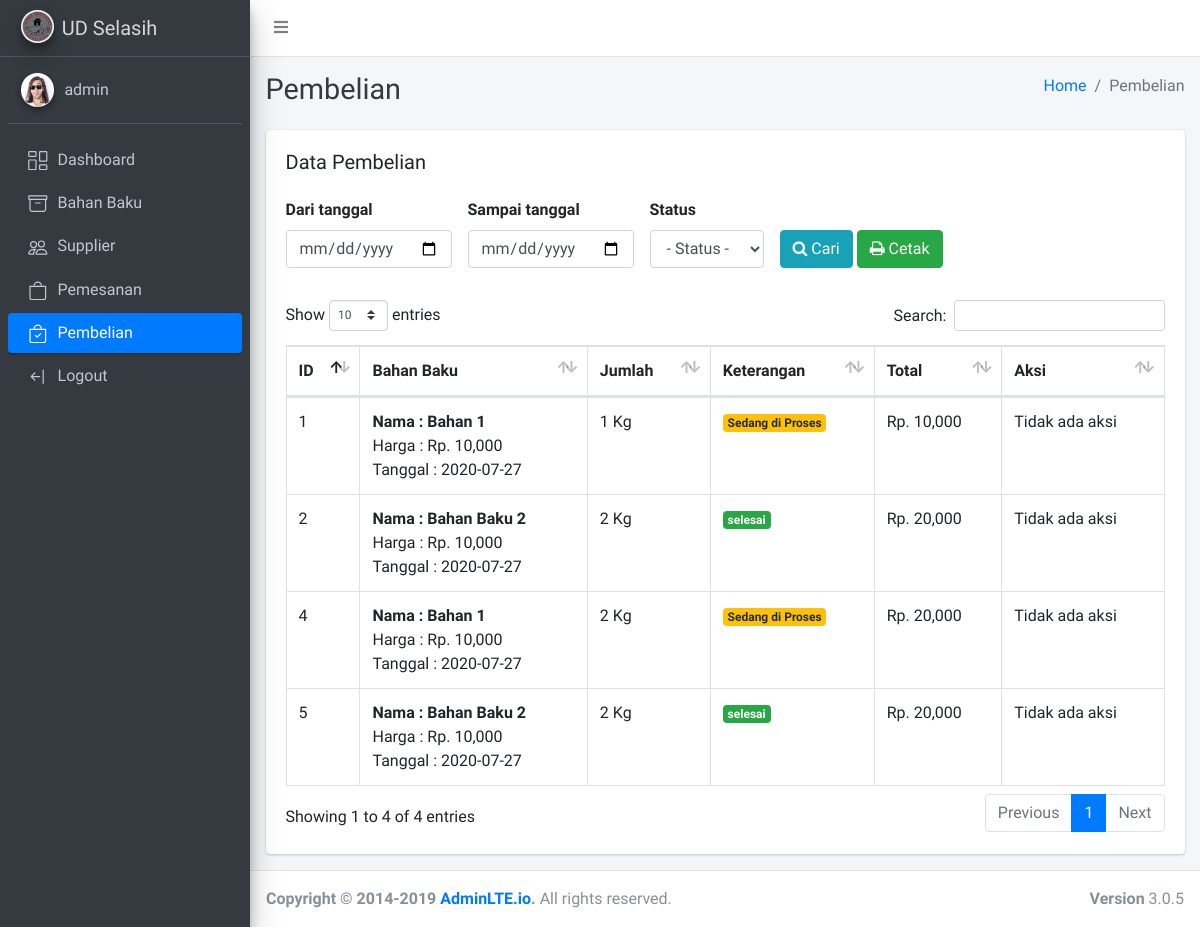
The app's page /pembelian/index.php (signed in), older data.
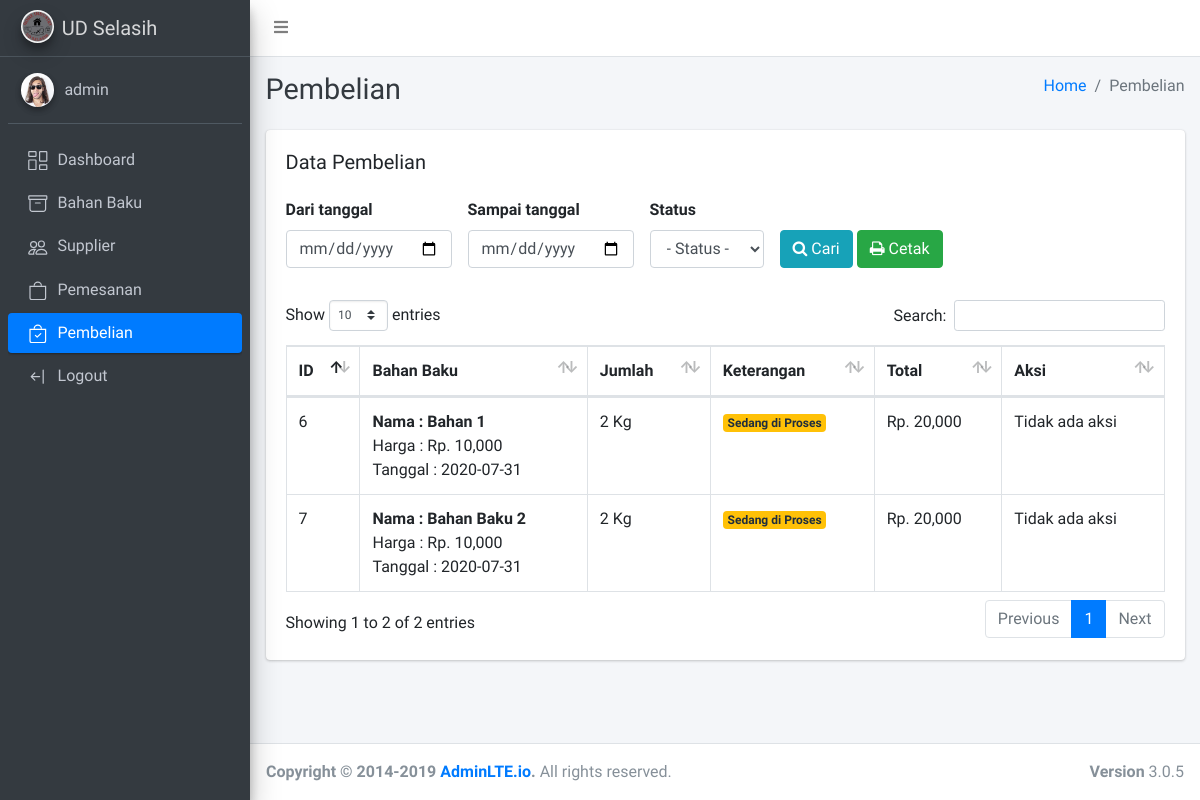
The same page, newer data.
### tables this page shows
CREATE TABLE `tb_pembelian` (
  `id` int(11) NOT NULL,
  `id_supplier` int(11) NOT NULL,
  `id_order` int(11) NOT NULL,
  `nama_bahan_baku` varchar(255) NOT NULL,
  `tanggal` date NOT NULL,
  `jumlah` int(11) NOT NULL,
  `harga` int(11) NOT NULL,
  `keterangan` varchar(255) NOT NULL,
  `total` double NOT NULL
);

### qb.php (called while the page is built, shortened)
<?php
require_once 'db.php';
function get($tbl){
    global $conn;
    $query = "SELECT * FROM $tbl";
    $res = $conn->query($query);
    return $res->fetch_all(MYSQLI_ASSOC);
}

### pembelian/index.php (the view, shortened to what this page needs)
<?php
    $current = "data pembelian";
    require_once '../qb.php';
    require_once '../layouts/header.php';
    $pembelian = $_SESSION['user']['level'] == 'supplier' ? getForSupplier($_SESSION['user']['id']) : get("tb_pembelian");
?>
<div class="content-header">
      <div class="container-fluid">
        <div class="row mb-2">
          <div class="col-sm-6">
            <h1 class="m-0 text-dark">Pembelian</h1>
          </div>
          <div class="col-sm-6">
            <ol class="breadcrumb float-sm-right">
              <li class="breadcrumb-item"><a href="/">Home</a></li>
              <li class="breadcrumb-item active">Pembelian</li>
            </ol>
          </div>
        </div>
      </div>
    </div>
    <section class="content">
        <div class="container-fluid">
<div class="row">
    <div class="col-12">
        <div class="card">
            <div class="card-body">
                <h5>Data Pembelian</h5>
                <?php if($_SESSION['user']['level'] == 'admin'): ?>
                <form method="get" class="py-3 d-flex justify-content-start">
                    <div class="form-group">
                        <label>Dari tanggal</label>
                        <input type="date" value="<?=@$_GET['from']?>" name="from" class="form-control">
                    </div>
                    <div class="form-group mx-3">
                        <label>Sampai tanggal</label>
                        <input type="date" value="<?=@$_GET['to']?>" name="to" class="form-control">
                    </div>
                    <div class="form-group">
                        <label>Status</label>
                        <select class="form-control" name="status">
                            <option value="">- Status -</option>
                        </select>
                    </div>
                    <div class="form-group mx-3">
                        <label>&nbsp;</label>
                        <br>
                        <button class="btn btn-info" name="filter"><i class="fa fa-search"></i> Cari</button>
                            <button class="btn btn-success" type="button" onclick="window.print()"><i class="fa fa-print"></i> Cetak</button>
                    </div>
                </form>
                <?php endif ?>
                <div id="print">
                    <div class="text-center py-3 text-print">
                        <table width="100%">
                        </table>
                    </div>
                    <table class="table table-bordered table-stripped" width="100%">
                        <thead>
                            <tr>
                                <th>ID</th>
                                <th>Bahan Baku</th>
                                <th>Jumlah</th>
                                <th>Keterangan</th>
                                <th>Total</th>
                                <th class="no-print">Aksi</th>
                            </tr>
                        </thead>
                        <tbody>
                            <?php if(count($pembelian) > 0): ?>
                                <?php foreach($pembelian as $pem): ?>
                                <tr>
                                    <td><?= $pem["id"] ?></td>
                                    <td>
                                        <b>Nama : <?= $pem["nama_bahan_baku"] ?></b>
                                        <br>
                                        <span>Harga : Rp. <?= number_format($pem["harga"]) ?></span>
                                        <br>
                                        <span>Tanggal : <?= $pem["tanggal"] ?></span>
                                    </td>
                                    <td><?= $pem["jumlah"] ?> Kg</td>
                                    <td>
                                    <?php if($pem['keterangan'] == 'checkout'): ?>
                                        <span class="badge badge-warning">Sedang di Proses</span>
                                    <?php elseif($pem['keterangan']=='diterima'): ?>
                                        <span class="badge badge-info"><?= $pem["keterangan"] ?></span>
                                    <?php elseif($pem['keterangan']=='diterima'): ?>
                                        <span class="badge badge-danger"><?= $pem["keterangan"] ?></span>
                                    <?php elseif($pem['keterangan']=='selesai'): ?>
                                        <span class="badge badge-success"><?= $pem["keterangan"] ?></span>
                                    <?php elseif($pem['keterangan']=='ditolak'): ?>
                                        <span class="badge badge-danger"><?= $pem["keterangan"] ?></span>
                                    <?php endif ?>
                                    </td>
                                    <td>Rp. <?= number_format($pem["total"]) ?></td>
                                    <?php if($_SESSION['user']['level'] == 'supplier'): ?>
                                        <td class="no-print">
                                            <a href="index.php?available=<?=$pem['id']?>" class="badge badge-success">Bahan baku tersedia</a>
                                            <a href="index.php?unavailable=<?=$pem['id']?>" class="badge badge-danger">Bahan baku tidak tersedia</a>
                                        </td>
                                    <?php elseif($pem['keterangan'] == 'diterima'): ?>
                                        <td class="no-print">
                                            <a href="index.php?confirm=<?=$pem['id']?>" class="badge badge-success">Konfirmasi</a>
                                        </td>
                                    <?php else: ?>
                                        <td class="no-print">Tidak ada aksi</td>
                                    <?php endif ?>
                                </tr>
                                <?php endforeach ?>
                            <?php else: ?>
                                <tr class="text-center">
                                    <td colspan="6">Tidak ada Data</td>
                                </tr>
                            <?php endif ?>
                        </tbody>
                    </table>
                </div>
            </div>
        </div>
    </div>
</div>
<?php
    require_once '../layouts/footer.php';
?>

### layouts/header.php (shortened to what this page needs)
<!DOCTYPE html>
<html>
<head>
  <link rel="stylesheet" href="<?= $current == "dashboard" || $current == "login" ? "plugins/fontawesome-free/css/all.min.css" : '../plugins/fontawesome-free/css/all.min.css'; ?> ">
  <link rel="stylesheet" href="https://code.ionicframework.com/ionicons/2.0.1/css/ionicons.min.css">
  <link rel="stylesheet" href="<?= $current == "dashboard" || $current == "login" ? "plugins/tempusdominus-bootstrap-4/css/tempusdominus-bootstrap-4.min.css" : '../plugins/tempusdominus-bootstrap-4/css/tempusdominus-bootstrap-4.min.css'; ?> ">
  <link rel="stylesheet" href="<?= $current == "dashboard" || $current == "login" ? "plugins/icheck-bootstrap/icheck-bootstrap.min.css" : '../plugins/icheck-bootstrap/icheck-bootstrap.min.css'; ?> ">
  <link rel="stylesheet" href="<?= $current == "dashboard" || $current == "login" ? "plugins/jqvmap/jqvmap.min.css" : '../plugins/jqvmap/jqvmap.min.css'; ?> ">
  <link rel="stylesheet" href="<?= $current == "dashboard" || $current == "login" ? "dist/css/adminlte.min.css" : "../dist/css/adminlte.min.css"  ?>">
  <link rel="stylesheet" href="<?= $current == "dashboard" || $current == "login" ? "plugins/overlayScrollbars/css/OverlayScrollbars.min.css" : '../plugins/overlayScrollbars/css/OverlayScrollbars.min.css'; ?> ">
  <link rel="stylesheet" href="<?= $current == "dashboard" || $current == "login" ? "plugins/daterangepicker/daterangepicker.css" : '../plugins/daterangepicker/daterangepicker.css'; ?> ">
  <link rel="stylesheet" href="<?= $current == "dashboard" || $current == "login" ? "plugins/summernote/summernote-bs4.css" : '../plugins/summernote/summernote-bs4.css'; ?> ">
  <link rel="stylesheet" type="text/css" href="/css/font-awesome.min.css">
  <link rel="stylesheet" href="<?= $current == "dashboard" || $current == "login" ? "plugins/datatables-bs4/css/dataTables.bootstrap4.min.css" : "../plugins/datatables-bs4/css/dataTables.bootstrap4.min.css" ?>">
  <link rel="stylesheet" href="<?= $current == "dashboard" || $current == "login" ? "plugins/datatables-responsive/css/responsive.bootstrap4.min.css" : "../plugins/datatables-responsive/css/responsive.bootstrap4.min.css" ?>">
</head>
<body class="hold-transition sidebar-mini layout-fixed">
<div class="wrapper">
  <nav class="main-header navbar navbar-expand navbar-white navbar-light">
    <ul class="navbar-nav">
      <li class="nav-item">
        <a class="nav-link" data-widget="pushmenu" href="#" role="button"><i class="fas fa-bars"></i></a>
      </li>
    </ul>
  </nav>
  <aside class="main-sidebar sidebar-dark-primary elevation-4">
    <a href="/" class="brand-link">
      <img src="/assets/logo.jpeg" alt="Logo UD Selasih" class="brand-image img-circle elevation-3">
      <span class="brand-text font-weight-light">UD Selasih</span>
    </a>
    <div class="sidebar">
      <div class="user-panel mt-3 pb-3 mb-3 d-flex">
        <div class="image">
          <img src="/images/avatar-01.jpg" class="img-circle elevation-2" alt="User Image">
        </div>
        <div class="info">
          <a href="#" class="d-block"><?=$_SESSION['user']['username']?></a>
        </div>
      </div>
      <nav class="mt-2">
        <ul class="nav nav-pills nav-sidebar flex-column" data-widget="treeview" role="menu" data-accordion="false">
          <li class="nav-item">
            <a href="/" class="nav-link <?= $current == "dashboard" ? "active" : "" ?>">
              <p>
                Dashboard
              </p>
            </a>
          </li>
          <?php if($_SESSION["user"]["level"] == "admin") : ?>
            <li class="nav-item">
                <a href="/bahan_baku/index.php" class="nav-link <?= $current == "data bahan baku" ? "active" : "" ?>">
                    Bahan Baku
                </a>
            </li>
            <li class="nav-item">
                <a href="/supplier/index.php" class="nav-link <?= $current == "data supplier" ? "active" : "" ?>">
                    Supplier
                </a>
            </li>
            <li class="nav-item">
                <a href="/pemesanan/index.php" class="nav-link <?= $current == "data pemesanan" ? "active" : "" ?>">
                    Pemesanan
                </a>
            </li>
            <li class="nav-item">
                <a href="/pembelian/index.php" class="nav-link <?= $current == "data pembelian" ? "active" : "" ?>">
                    Pembelian
                </a>
            </li>
            <?php endif ?>
            <li class="nav-item">
                <a href="/logout.php" class="nav-link">
                    Logout
                </a>
            </li>
        </ul>
      </nav>
    </div>
  </aside>
  <div class="content-wrapper">

### layouts/footer.php (shortened to what this page needs)
	</div>
    </section>
	</div>
  <footer class="main-footer">
    <strong>Copyright &copy; 2014-2019 <a href="http://adminlte.io">AdminLTE.io</a>.</strong>
    All rights reserved.
    <div class="float-right d-none d-sm-inline-block">
      <b>Version</b> 3.0.5
    </div>
  </footer>
</div>
</body>
</html>

### pembelian/index.php (style rules this page uses)
.text-print { display: none; }

Row changes from the older to the newer data that the page shows:
removed tb_pembelian: id "1", nama_bahan_baku "Bahan 1", harga "10,000", tanggal "2020-07-27", jumlah "1", keterangan "Sedang di Proses", total "10,000"
removed tb_pembelian: id "2", nama_bahan_baku "Bahan Baku 2", harga "10,000", tanggal "2020-07-27", jumlah "2", keterangan "selesai", total "20,000", shows "Tidak ada aksi"
removed tb_pembelian: id "4", nama_bahan_baku "Bahan 1", harga "10,000", tanggal "2020-07-27", jumlah "2", keterangan "Sedang di Proses", total "20,000"
removed tb_pembelian: id "5", nama_bahan_baku "Bahan Baku 2", harga "10,000", tanggal "2020-07-27", jumlah "2", keterangan "selesai", total "20,000", shows "Tidak ada aksi"
added tb_pembelian: id "6", nama_bahan_baku "Bahan 1", harga "10,000", tanggal "2020-07-31", jumlah "2", keterangan "Sedang di Proses", total "20,000"
added tb_pembelian: id "7", nama_bahan_baku "Bahan Baku 2", harga "10,000", tanggal "2020-07-31", jumlah "2", keterangan "Sedang di Proses", total "20,000"
Text that changed along with them:
text written by a page script: "Show entries Search: Showing 1 to 4 of 4 entries Previous 1 Next" → "Show entries Search: Showing 1 to 2 of 2 entries Previous 1 Next"
